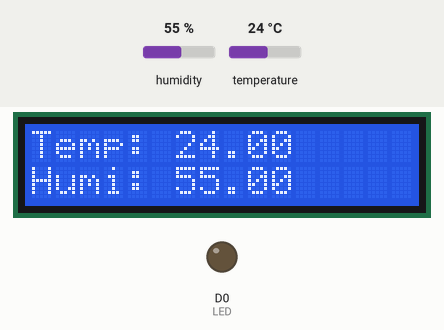
A sketch run on a simulated ESP8266 (NodeMCU). On the bench: 16×2 character LCD, output pins drawn as LEDs (lit = HIGH). Inputs (shaded band) come from the test bench; at power-on: temperature 24 °C, humidity 55 %. What the sketch prints to the serial monitor is not drawn.

Above: at 1.2 s.
1.3 s: temperature set to 27 °C
At 2.7 s:
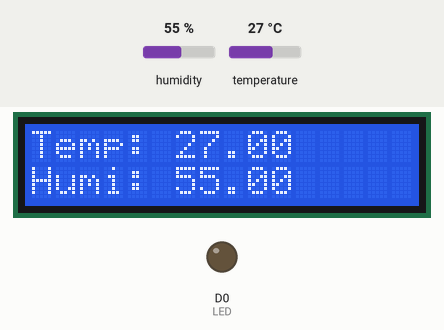
4.1 s: temperature set to 30 °C
At 5.5 s:
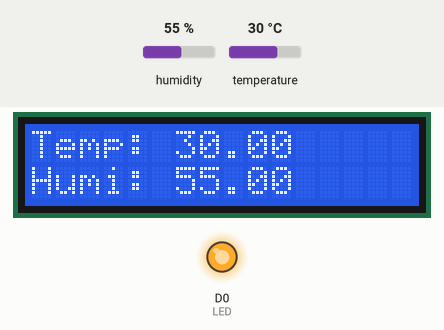
6.9 s: humidity set to 22 %
At 8.7 s:
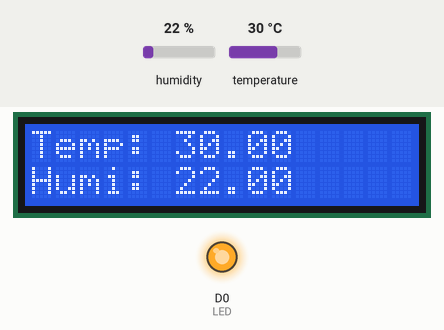
9.8 s: humidity set to 40 %
At 11.4 s:
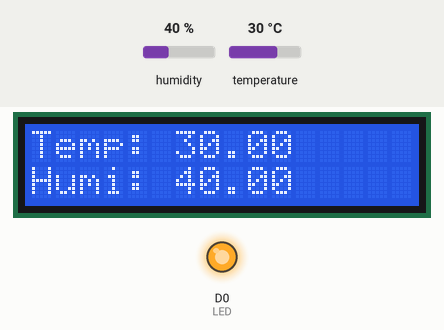
Timing chart, 0 to 12.9 s (numbered marks = the images above; inputs shaded):
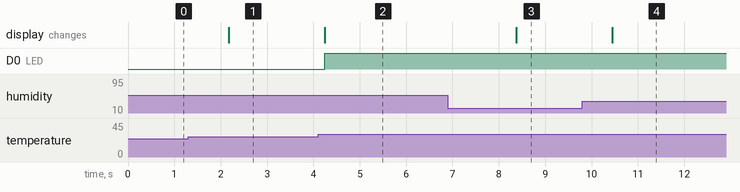

The sketch:

DHT11LEDONOFF.ino
```cpp
#include <LiquidCrystal_I2C.h>
#include <DHT.h>
#define DHTPIN D4
#define DHTTYPE DHT11
#define LED D0

DHT dht(DHTPIN, DHTTYPE);
LiquidCrystal_I2C lcd(0x27,16,2);

void setup() {
  Serial.begin(115200);
  dht.begin();
  lcd.init();
  lcd.backlight();
  pinMode(LED, OUTPUT);
}

void loop() {
  float temp = dht.readTemperature();
  float humi = dht.readHumidity();
  Serial.print("Temp: ");
  Serial.print(temp);
  Serial.print("    Humi: ");
  Serial.println(humi);

  lcd.setCursor(0,0);
  lcd.print("Temp: ");
  lcd.print(temp);
  lcd.setCursor(0,1);
  lcd.print("Humi: ");
  lcd.print(humi);

  if (temp >= 29) {
    digitalWrite(LED, HIGH);
  } else {
    digitalWrite(LED, LOW);
  }
  if (temp <=28.0 ) {
    digitalWrite(LED, LOW);
  }


  delay(1000);
}
```

Measured:
- the behaviour switches between 28 and 29 °C on temperature (found by bisection; images 1 and 2)
- after the input at 1.3 s, the display: changes after 0.88 s (image 1)
- after the input at 4.1 s, D0 (LED): LOW → HIGH after 0.14 s; the display: changes after 0.14 s (image 2)
- after the input at 6.9 s, the display: changes after 1.5 s (image 3)
- after the input at 9.8 s, the display: changes after 0.64 s (image 4)
